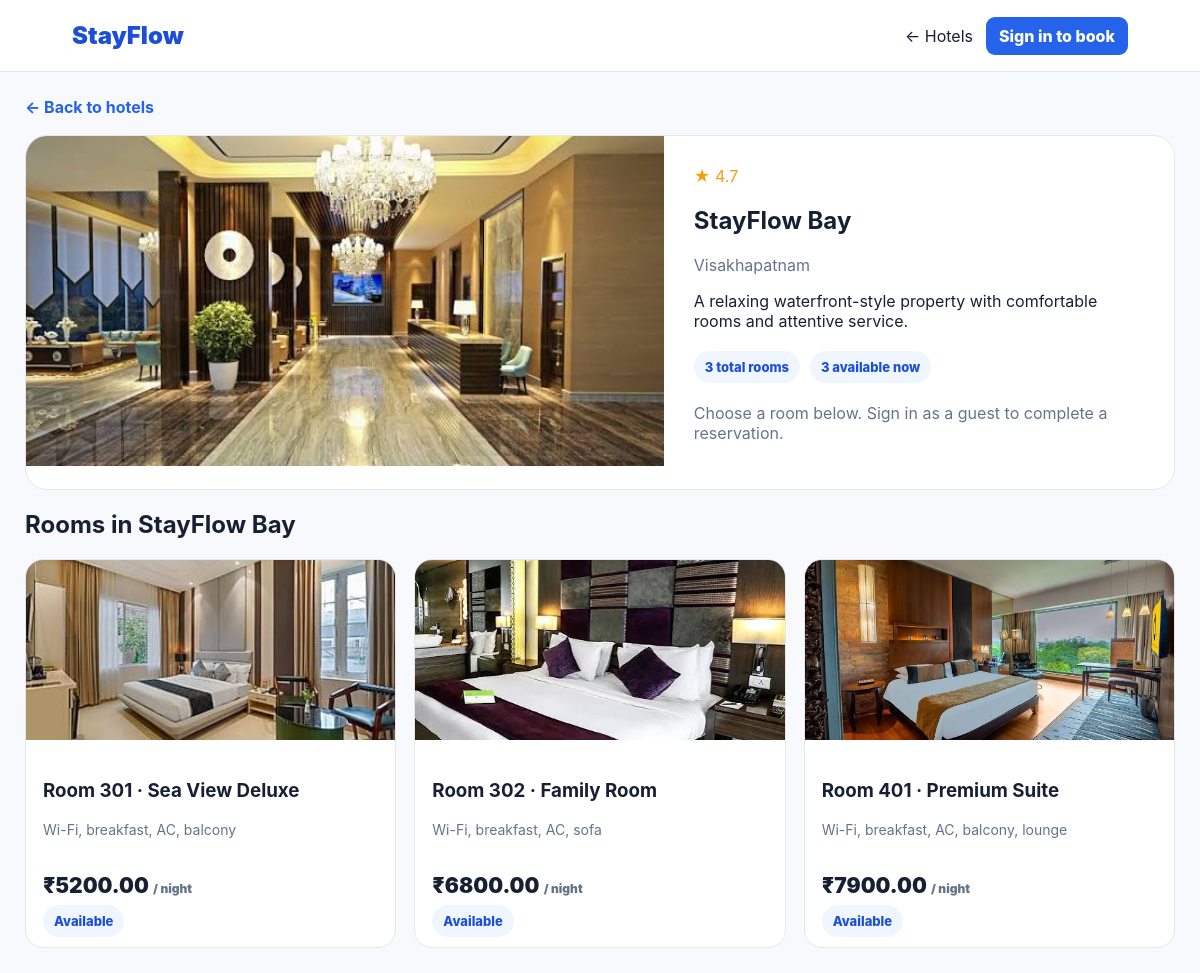
/hotel/2, run on the app's committed database.
### tables this page shows
CREATE TABLE hotels(
        id INTEGER PRIMARY KEY AUTOINCREMENT,
        name TEXT NOT NULL,
        location TEXT NOT NULL,
        description TEXT,
        image TEXT,
        manager_id INTEGER,
        rating REAL DEFAULT 4.5,
        created_at TEXT DEFAULT CURRENT_TIMESTAMP,
        FOREIGN KEY(manager_id) REFERENCES users(id) ON DELETE SET NULL
    );

CREATE TABLE rooms(
        id INTEGER PRIMARY KEY AUTOINCREMENT,
        hotel_id INTEGER NOT NULL,
        room_number TEXT NOT NULL,
        room_type TEXT NOT NULL,
        price REAL NOT NULL,
        available INTEGER DEFAULT 1,
        image TEXT,
        amenities TEXT,
        FOREIGN KEY(hotel_id) REFERENCES hotels(id) ON DELETE CASCADE,
        UNIQUE(hotel_id,room_number)
    );

### app.py (the view)
@app.route("/hotel/<int:hotel_id>")
def hotel_detail(hotel_id):
    conn = get_connection()
    hotel = conn.execute("""
        SELECT h.*, u.username AS manager_name
        FROM hotels h
        LEFT JOIN users u ON u.id=h.manager_id
        WHERE h.id=?
    """, (hotel_id,)).fetchone()
    if not hotel:
        conn.close()
        return "Hotel not found", 404
    rooms = conn.execute("""
        SELECT * FROM rooms
        WHERE hotel_id=?
        ORDER BY available DESC, price ASC, room_number
    """, (hotel_id,)).fetchall()
    stats = conn.execute("""
        SELECT COUNT(*) AS total_rooms,
               COALESCE(SUM(CASE WHEN available=1 THEN 1 ELSE 0 END),0) AS available_rooms
        FROM rooms WHERE hotel_id=?
    """, (hotel_id,)).fetchone()
    conn.close()
    return render_template("hotel_detail.html", hotel=hotel, rooms=rooms, stats=stats)

### database.py (called while the page is built)
def get_connection():
    conn = sqlite3.connect(DB_PATH, timeout=30, check_same_thread=False)
    conn.row_factory = sqlite3.Row
    conn.execute("PRAGMA busy_timeout = 30000")
    conn.execute("PRAGMA foreign_keys = ON")
    return conn

### templates/hotel_detail.html (shortened to what this page needs)
<!doctype html>
<html lang="en">
<head>
</head>
<body>
<header class="nav"><div class="brand">StayFlow</div><div><a href="{{ url_for("guest_dashboard") if session.get("role")=="guest" else "/" }}">← Hotels</a>{% if session.get("role")=="guest" %}<a class="btn" href="{{url_for("guest_dashboard")}}">My dashboard</a>{% else %}<a class="btn" href="/login">Sign in to book</a>{% endif %}</div></header>
<main class="wrap">
<a class="back" href="/">← Back to hotels</a>
<section class="hero">
  {% if hotel.image %}<img src="{{ url_for('public_media', filename=hotel.image) }}" alt="{{ hotel.name }}">
  {% else %}<div class="placeholder"></div>{% endif %}
  <div class="info">
    <div class="stars">★ {{ "%.1f"|format(hotel.rating or 4.5) }}</div>
    <h1>{{ hotel.name }}</h1>
    <div class="muted">{{ hotel.location }}</div>
    <p>{{ hotel.description or 'A comfortable StayFlow property.' }}</p>
    <div class="stats">
      <span class="pill">{{ stats.total_rooms }} total rooms</span>
      <span class="pill">{{ stats.available_rooms }} available now</span>
    </div>
    <p class="muted">Choose a room below. {% if session.get("role")=="guest" %}Select your dates and reserve an available room.{% else %}Sign in as a guest to complete a reservation.{% endif %}</p>
  </div>
</section>
<h2>Rooms in {{ hotel.name }}</h2>
<div class="grid">
{% for r in rooms %}
  <article class="room">
    {% if r.image %}<img src="{{ url_for('public_media', filename=r.image) }}" alt="Room {{ r.room_number }}">
    {% else %}<div class="placeholder"></div>{% endif %}
    <div class="room-body">
      <h3>Room {{ r.room_number }} · {{ r.room_type }}</h3>
      <div class="amenities">{{ r.amenities or 'Wi-Fi · Housekeeping · Comfortable bedding' }}</div>
      <div class="price">₹{{ "%.2f"|format(r.price) }} <span class="muted" style="font-size:12px">/ night</span></div>
      {% if r.available %}
        <span class="pill">Available</span>
      {% else %}
        <span class="pill" style="background:#fee2e2;color:#991b1b">Currently occupied</span>
      {% endif %}
    </div>
  </article>
{% else %}
  <div class="notice">This hotel has no rooms added yet.</div>
{% endfor %}
</div>
</main>
</body>
</html>

### templates/hotel_detail.html (style rules this page uses)
:root { --ink:#172033;--muted:#64748b;--line:#e5e7eb;--blue:#2563eb;--bg:#f7f9fc }
* { box-sizing:border-box }
body { margin:0;font-family:Inter,system-ui;background:var(--bg);color:var(--ink) }
a { text-decoration:none;color:inherit }
.nav { height:72px;background:#fff;border-bottom:1px solid var(--line);display:flex;justify-content:space-between;align-items:center;padding:0 6%;position:sticky;top:0;z-index:3 }
.brand { font-size:24px;font-weight:900;color:#1d4ed8 }
.nav a { padding:9px 13px }
.btn { background:var(--blue);color:#fff;border-radius:9px;font-weight:800 }
.wrap { max-width:1200px;margin:auto;padding:25px }
.back { color:#2563eb;font-weight:700 }
.hero { display:grid;grid-template-columns:1.25fr 1fr;background:#fff;border:1px solid var(--line);border-radius:22px;overflow:hidden;margin:18px 0 }
.hero img,.hero .placeholder { width:100%;height:330px;object-fit:cover;background:linear-gradient(135deg,#dbeafe,#e2e8f0) }
.info { padding:30px }
.stars { color:#f59e0b }
.muted { color:var(--muted) }
.stats { display:flex;gap:10px;flex-wrap:wrap;margin:20px 0 }
.pill { background:#eff6ff;color:#1d4ed8;padding:8px 11px;border-radius:999px;font-size:13px;font-weight:800 }
.grid { display:grid;grid-template-columns:repeat(3,1fr);gap:18px }
.room { background:#fff;border:1px solid var(--line);border-radius:18px;overflow:hidden }
.room img,.room .placeholder { width:100%;height:180px;object-fit:cover;background:#e2e8f0 }
.room-body { padding:17px }
.price { font-size:21px;font-weight:900;margin:12px 0 }
.amenities { color:var(--muted);font-size:14px;min-height:40px }

### data on the page
hotels: image (picture), rating "4.7", name "StayFlow Bay", location "Visakhapatnam", description "A relaxing waterfront-style property with comfortable rooms and attentive service."
rooms: image (picture), room_number "301", room_type "Sea View Deluxe", amenities "Wi-Fi, breakfast, AC, balcony", price "5200.00", available "Available"
rooms: image (picture), room_number "302", room_type "Family Room", amenities "Wi-Fi, breakfast, AC, sofa", price "6800.00", available "Available"
rooms: image (picture), room_number "401", room_type "Premium Suite", amenities "Wi-Fi, breakfast, AC, balcony, lounge", price "7900.00", available "Available"

### other printed values
{{ stats.total_rooms }} "3"
{{ stats.available_rooms }} "3"
